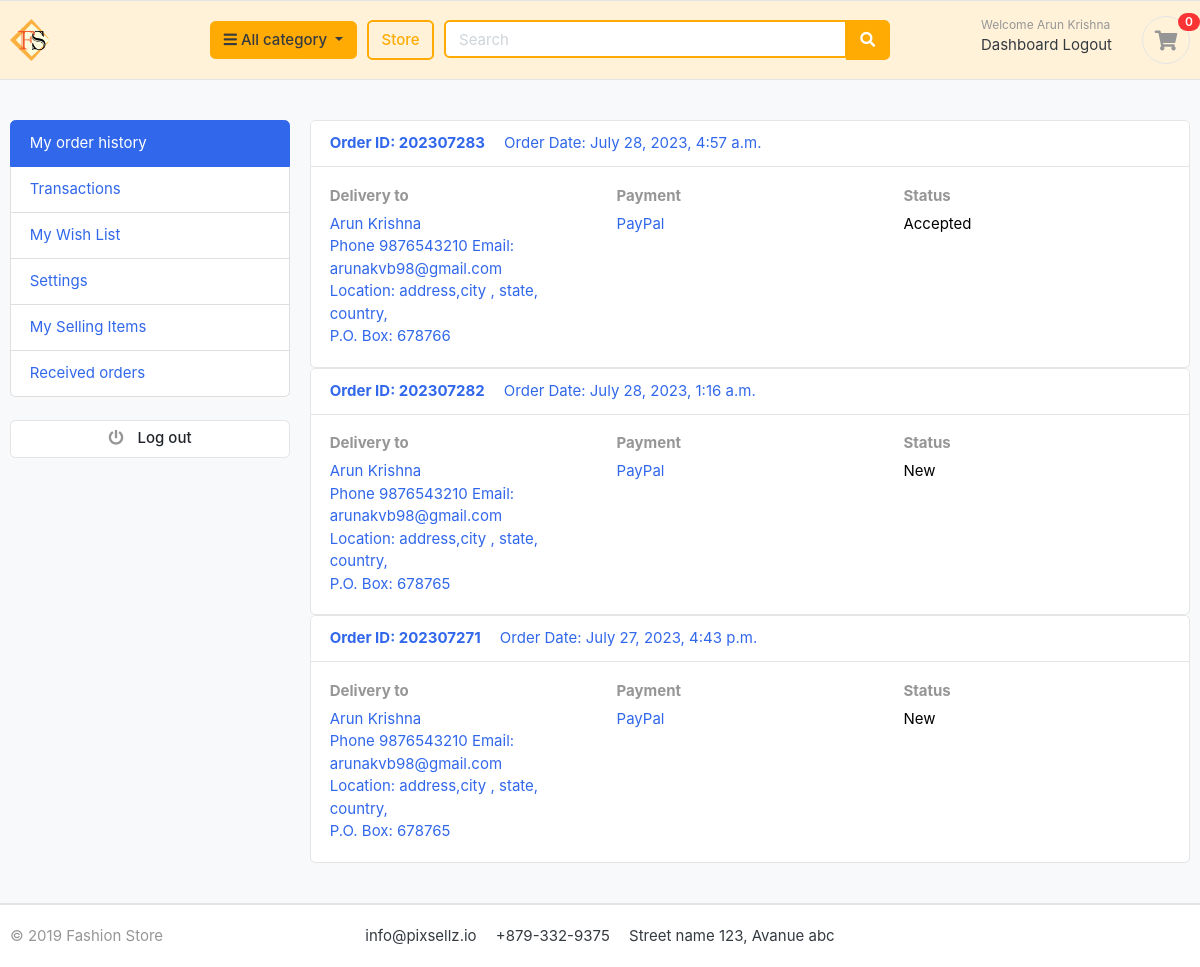
Page /user_dashboard/ (signed in) on the committed database.
### store/models.py (models this page shows, shortened)
class Order(models.Model):
	STATUS = (
	('New', 'New'),
	('Accepted', 'Accepted'),
	('Completed', 'Completed'),
	('Cancelled', 'Cancelled'),)
	user = models.ForeignKey(User, on_delete=models.SET_NULL, null=True)
	payment = models.ForeignKey(Payment, on_delete=models.SET_NULL, blank=True, null=True)
	order_number = models.CharField(max_length=20)
	first_name = models.CharField(max_length=50)
	last_name = models.CharField(max_length=50)
	phone = models.CharField(max_length=15)
	email = models.EmailField(max_length=50)
	address_line_1 = models.CharField(max_length=50)
	address_line_2 = models.CharField(max_length=50, blank=True)
	country = models.CharField(max_length=50)
	state = models.CharField(max_length=50)
	city= models.CharField(max_length=50)
	pincode = models.CharField(max_length=10)
	order_total = models.FloatField()
	tax = models.FloatField()
	status = models.CharField(max_length=10, choices=STATUS, default='New')
	ip = models.CharField(blank=True, max_length=20)
	is_ordered = models.BooleanField(default=False)
	created_at = models.DateTimeField(auto_now_add=True)
	updated_at = models.DateTimeField(auto_now=True)

class Payment(models.Model):
	user = models.ForeignKey(User, on_delete=models.CASCADE)
	payment_id = models.CharField(max_length=100)
	order_number = models.CharField(max_length=50)
	payment_method = models.CharField(max_length=100)
	amount_payed = models.CharField(max_length=100)
	status = models.CharField(max_length=100)
	created_at = models.DateTimeField(auto_now_add=True)

### store/views.py (the view)
# urls.py: path('user_dashboard/', views.user_dashboard, name="user_dashboard"),
@login_required(login_url='login')
def user_dashboard(request):
    orders = Order.objects.filter(user=request.user).order_by('-id')
    context = {'orders':orders}
    return render(request, 'user/user_dashboard.html', context)

### store/context_processors.py (called while the page is built)
def category_list_processor(request):
    category_list = Category.objects.all()
    return {'category_list': category_list}

def cart_counter(request):
    cart_count = 0
    try:
        if request.user.is_authenticated:
            cart_items = CartItems.objects.all().filter(user=request.user)
        else:
            cart = uCart.objects.filter(cart_id=_cart_id(request))
            cart_items = CartItems.objects.all().filter(cart=cart[:1])
        for cart_item in cart_items:
            cart_count += cart_item.quantity
    except uCart.DoesNotExist:
        cart_count=0
    return dict(cart_count=cart_count)

### store/templates/user/user_dashboard.html (shortened to what this page needs)
{% extends "../store/main.html" %}
{%load static%}
{%block body%}
<section class="section-conten padding-y bg">
<div class="container">
	<div class="row">
		{%include 'user/dashboard_sidenav.html'%}
	<main class="col-md-9">
		{%for order in orders%}
		<a href="{%url 'order_details' orderno=order.id%}">
		<article class="card">
		<header class="card-header">
			<strong class="d-inline-block mr-3">Order ID: {{order.order_number}}</strong>
			<span>Order Date: {{order.created_at}}</span>
		</header>
		<div class="card-body">
			<div class="row">
				<div class="col-md-4">
					<h6 class="text-muted">Delivery to</h6>
					<p>{{order.first_name}} {{order.last_name}} <br>
					Phone {{order.phone}} Email: {{order.email}} <br>
			    	Location: {{order.address_line_1}},{{order.city}} , {{order.state}},  {{order.country}}, <br>
			    	P.O. Box: {{order.pincode}}
			 		</p>
				</div>
				<div class="col-md-4">
					<h6 class="text-muted">Payment</h6>
					{{order.payment.payment_method}}
				</div>
				<div class="col-md-4">
					<h6 class="text-muted">Status</h6>
					<span style="color:black">{{order.status}}</span>
				</div>
			</div>
		</div>
		</article>
		</a>
		{%endfor%}
	</main>
</div>
</div>
</section>
{%endblock%}

### store/templates/store/main.html (shortened to what this page needs)
<!DOCTYPE HTML>
{% load static %}
<html lang="en">
<head>
<link href="{%static 'css/bootstrap.css'%}" rel="stylesheet" type="text/css"/>
<link href="{%static 'fonts/fontawesome/css/all.min.css'%}" type="text/css" rel="stylesheet">
<link href="{%static 'css/ui.css'%}" rel="stylesheet" type="text/css"/>
<link href="{%static 'css/responsive.css'%}" rel="stylesheet" media="only screen and (max-width: 1200px)" />
</head>
<body>
<header class="section-header">
<section class="header-main border-bottom" style="background-color:#fff2d9;">
	<div class="container">
<div class="row align-items-center">
	<div class="col-lg-2 col-md-3 col-6">
		<a href="/index" class="brand-wrap">
			<img class="logo" src="{%static 'images_1/logo3.png'%}">
		</a>
	</div>
	<div class="col-lg col-sm col-md col-6 flex-grow-0">
		<div class="category-wrap dropdown d-inline-block float-right">
			<button type="button" class="btn  dropdown-toggle" data-toggle="dropdown" style="background-color:#ffab03;">
				<i class="fa fa-bars"></i> All category
			</button>
		</div>
	</div>
	<a href="/view_store" class="btn btn-outline-primary store-btn">Store</a>
	<div class="col-lg  col-md-6 col-sm-12 col">
		<form action="{%url 'search_product'%}" class="search" method="post">
			<div class="input-group w-100">
			    <input type="text" name="query" class="form-control search-text-box" style="width:60%;" placeholder="Search">
			    <div class="input-group-append">
			      <button class="btn btn-primary btn-search" type="submit">
			        <i class="fa fa-search"></i>
			      </button>
			    </div>
		    </div>
		</form>
	</div>
	<div class="col-lg-3 col-sm-6 col-8 order-2 order-lg-3">
				<div class="d-flex justify-content-end mb-3 mb-lg-0">
					<div class="widget-header">
						<small class="title text-muted">Welcome {%if user.is_authenticated%}{{user.first_name}} {{user.last_name}}{%else%}guest!{%endif%}</small>
						<div>
							{%if user.is_authenticated%}
							<a href="{%url 'user_dashboard'%}">Dashboard</a>
							<a href="/customer_logout"> Logout</a>
							{%else%}
							<a href="{%url 'login'%}">Sign in</a> <span class="dark-transp"> | </span>
							<a href="/register"> Register</a>
							{%endif%}
						</div>
					</div>
					<a href="/cart" class="widget-header pl-3 ml-3">
						<div class="icon icon-sm rounded-circle border"><i class="fa fa-shopping-cart"></i></div>
						<span class="badge badge-pill badge-danger notify">{{cart_count}}</span>
					</a>
				</div>
			</div>
</div>
	</div>
</section>
</header>
{%block body%}{%endblock%}
<footer class="section-footer border-top">
	<div class="container">
		<section class="footer-bottom border-top row">
			<div class="col-md-2">
				<p class="text-muted"> &copy 2019 Fashion Store </p>
			</div>
			<div class="col-md-8 text-md-center">
				<span  class="px-2">info@pixsellz.io</span>
				<span  class="px-2">+879-332-9375</span>
				<span  class="px-2">Street name 123, Avanue abc</span>
			</div>
			<div class="col-md-2 text-md-right text-muted">
			</div>
		</section>
	</div>
</footer>
</body>
</html>

### static/css/ui.css (style rules this page uses)
html { font-family: "Inter", sans-serif; font-size: 15px; }
.icon-xs, .icon-sm, .icon-md, .icon-lg { display: inline-block; text-align: center; flex-shrink: 0; flex-grow: 0; }
.icon-sm { width: 48px; height: 48px; line-height: 48px !important; font-size: 20px; }
.padding-y { padding-top: 40px; padding-bottom: 40px; }
article:after, .form-group:after { display: block; clear: both; content: ""; }
.bg { background-color: #f8f9fa; }
p:last-child { margin-bottom: 0; }
.header-main { position: relative; padding-top: 1rem; padding-bottom: 1rem; }
.brand-wrap .logo, .navbar-brand .logo { margin-right: 7px; max-height: 42px; display: inline-block; }
.widget-header { display: inline-block; vertical-align: middle; position: relative; }
.widget-header a { color: #343a40; }
.widget-header i { color: #969696; }
.widget-header .title { display: block; }
.widget-header .notify { position: absolute; top: -3px; right: -10px; }
.footer-bottom { padding-top: 20px; padding-bottom: 20px; }
.notify { position: absolute; top: -4px; right: -10px; display: inline-block; padding: 0.25em 0.6em; font-size: 12px; line-height: 1; text-align: center; border-radius: 3rem; color: #fff; background-color: #fa3434; }

### store/templates/store/main.html (style rules this page uses)
.store-btn { border:2px solid #ffab03; color:#ffab03; }
.btn-search { border:2px solid #ffab03; background-color:#ffab03; }
.search-text-box { border:2px solid #ffab03; }

### rows in the picture
Order: order_number "202307283", created_at "July 28, 2023, 4:57 a.m.", first_name "Arun", last_name "Krishna", phone "9876543210", email "arunakvb98@gmail.com", address_line_1 "address", city "city", state "state", country "country", pincode "678766", payment.payment_method "PayPal", status "Accepted"
Order: order_number "202307282", created_at "July 28, 2023, 1:16 a.m.", first_name "Arun", last_name "Krishna", phone "9876543210", email "arunakvb98@gmail.com", address_line_1 "address", city "city", state "state", country "country", pincode "678765", payment.payment_method "PayPal", status "New"
Order: order_number "202307271", created_at "July 27, 2023, 4:43 p.m.", first_name "Arun", last_name "Krishna", phone "9876543210", email "arunakvb98@gmail.com", address_line_1 "address", city "city", state "state", country "country", pincode "678765", payment.payment_method "PayPal", status "New"

### other values in the picture
{{ user.first_name }} "Arun"
{{ user.last_name }} "Krishna"
{{ cart_count }} "0"
